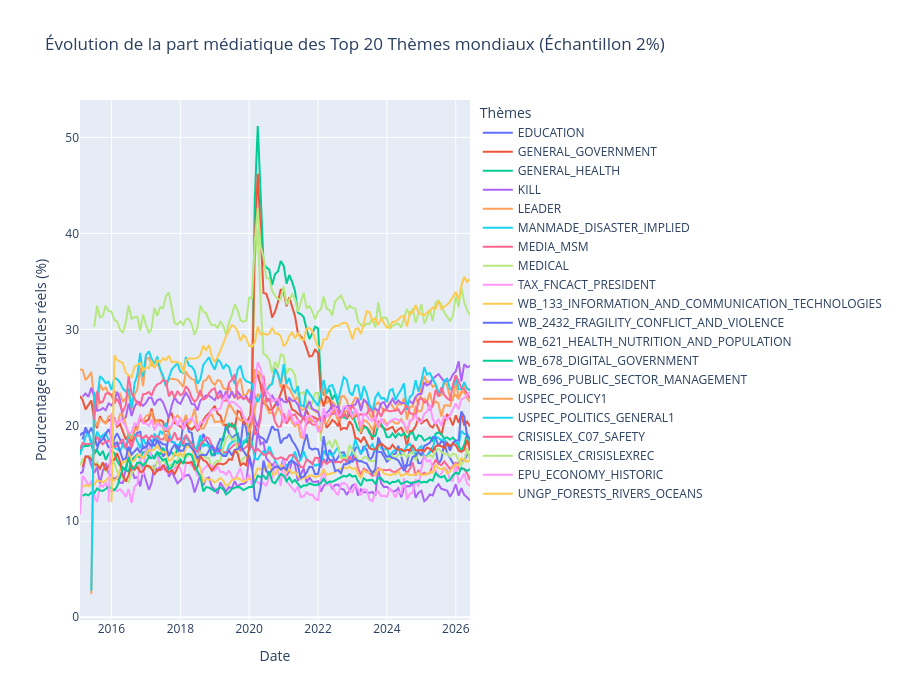

Notebook code cell kept with this figure:
### Code cell
!pip install plotly --quiet
!pip install --upgrade nbformat
import plotly.express as px

print("Calcul de l'évolution temporelle (Version Exacte avec dédoublonnage)...")

df_time_series = con.execute("""
    -- 1. On isole d'abord notre échantillon de 2% pour ne pas saturer la RAM
    WITH base_sample AS (
        SELECT 
            GKGRECORDID,
            SUBSTRING(CAST(DATE AS VARCHAR), 1, 4) || '-' || SUBSTRING(CAST(DATE AS VARCHAR), 5, 2) AS mois,
            EnhancedThemes
        FROM gkg_clean
        WHERE hash(GKGRECORDID) % 50 = 0
    ),
    -- 2. On compte le vrai total d'articles par mois sur cet échantillon
    monthly_totals AS (
        SELECT mois, COUNT(GKGRECORDID) as total_articles
        FROM base_sample
        GROUP BY mois
    ),
    -- 3. LE CORRECTIF EST ICI : On éclate ET on dédoublonne par article (DISTINCT)
    article_themes AS (
        SELECT DISTINCT 
            GKGRECORDID, 
            mois, 
            split_part(TRIM(theme_raw), ',', 1) AS theme
        FROM (
            SELECT GKGRECORDID, mois, UNNEST(string_split(EnhancedThemes, ';')) AS theme_raw
            FROM base_sample
        )
        WHERE theme_raw IS NOT NULL AND theme_raw != ''
    ),
    -- 4. On trouve les 20 plus gros thèmes (un article = 1 vote max pour un thème)
    top_20_themes AS (
        SELECT theme, COUNT(GKGRECORDID) as total
        FROM article_themes
        GROUP BY theme
        ORDER BY total DESC
        LIMIT 20
    ),
    -- 5. On compte combien d'articles mentionnent chaque thème par mois
    theme_monthly_counts AS (
        SELECT mois, theme, COUNT(GKGRECORDID) as theme_articles
        FROM article_themes
        WHERE theme IN (SELECT theme FROM top_20_themes)
        GROUP BY mois, theme
    )
    -- 6. Calcul final du pourcentage pur
    SELECT 
        t.mois, 
        t.theme, 
        ROUND((t.theme_articles * 100.0) / m.total_articles, 2) AS pct_articles
    FROM theme_monthly_counts t
    JOIN monthly_totals m ON t.mois = m.mois
    WHERE length(t.mois) = 7
    ORDER BY t.mois ASC, t.theme ASC
""").df()

# Si tu as choisi l'affichage Web statique car Plotly plantait dans Jupyter :
fig = px.line(
    df_time_series, 
    x="mois", 
    y="pct_articles", 
    color="theme",
    title="Évolution de la part médiatique des Top 20 Thèmes mondiaux (Échantillon 2%)",
    labels={"mois": "Mois", "pct_articles": "% d'articles mentionnant le thème", "theme": "Thèmes GDELT"},
    render_mode="svg" # <-- Garde cette ligne si tu avais l'erreur WebGL
)

fig.update_layout(
    xaxis_title="Date",
    yaxis_title="Pourcentage d'articles réels (%)",
    hovermode="x unified", 
    legend_title="Thèmes",
    height=700
)

fig.show()

### Figure 1 — Plotly figure (JSON) as saved in the notebook; plotly's stock layout.template omitted (floating-point values rounded to 4 significant figures; data arrays with more than 128 entries replaced by an {"elided": "..."} marker saying what was removed)
{"data": [{"hovertemplate": "Thèmes GDELT=EDUCATION<br>Mois=%{x}<br>% d'articles mentionnant le thème=%{y}<extra></extra>", "legendgroup": "EDUCATION", "line": {"color": "#636efa", "dash": "solid"}, "marker": {"symbol": "circle"}, "mode": "lines", "name": "EDUCATION", "orientation": "v", "showlegend": true, "type": "scatter", "x": {"elided": "137 str values"}, "xaxis": "x", "y": {"elided": "137 float values"}, "yaxis": "y"}, {"hovertemplate": "Thèmes GDELT=GENERAL_GOVERNMENT<br>Mois=%{x}<br>% d'articles mentionnant le thème=%{y}<extra></extra>", "legendgroup": "GENERAL_GOVERNMENT", "line": {"color": "#EF553B", "dash": "solid"}, "marker": {"symbol": "circle"}, "mode": "lines", "name": "GENERAL_GOVERNMENT", "orientation": "v", "showlegend": true, "type": "scatter", "x": {"elided": "137 str values"}, "xaxis": "x", "y": {"elided": "137 float values"}, "yaxis": "y"}, {"hovertemplate": "Thèmes GDELT=GENERAL_HEALTH<br>Mois=%{x}<br>% d'articles mentionnant le thème=%{y}<extra></extra>", "legendgroup": "GENERAL_HEALTH", "line": {"color": "#00cc96", "dash": "solid"}, "marker": {"symbol": "circle"}, "mode": "lines", "name": "GENERAL_HEALTH", "orientation": "v", "showlegend": true, "type": "scatter", "x": {"elided": "137 str values"}, "xaxis": "x", "y": {"elided": "137 float values"}, "yaxis": "y"}, {"hovertemplate": "Thèmes GDELT=KILL<br>Mois=%{x}<br>% d'articles mentionnant le thème=%{y}<extra></extra>", "legendgroup": "KILL", "line": {"color": "#ab63fa", "dash": "solid"}, "marker": {"symbol": "circle"}, "mode": "lines", "name": "KILL", "orientation": "v", "showlegend": true, "type": "scatter", "x": {"elided": "137 str values"}, "xaxis": "x", "y": {"elided": "137 float values"}, "yaxis": "y"}, {"hovertemplate": "Thèmes GDELT=LEADER<br>Mois=%{x}<br>% d'articles mentionnant le thème=%{y}<extra></extra>", "legendgroup": "LEADER", "line": {"color": "#FFA15A", "dash": "solid"}, "marker": {"symbol": "circle"}, "mode": "lines", "name": "LEADER", "orientation": "v", "showlegend": true, "type": "scatter", "x": {"elided": "137 str values"}, "xaxis": "x", "y": {"elided": "137 float values"}, "yaxis": "y"}, {"hovertemplate": "Thèmes GDELT=MANMADE_DISASTER_IMPLIED<br>Mois=%{x}<br>% d'articles mentionnant le thème=%{y}<extra></extra>", "legendgroup": "MANMADE_DISASTER_IMPLIED", "line": {"color": "#19d3f3", "dash": "solid"}, "marker": {"symbol": "circle"}, "mode": "lines", "name": "MANMADE_DISASTER_IMPLIED", "orientation": "v", "showlegend": true, "type": "scatter", "x": {"elided": "137 str values"}, "xaxis": "x", "y": {"elided": "137 float values"}, "yaxis": "y"}, {"hovertemplate": "Thèmes GDELT=MEDIA_MSM<br>Mois=%{x}<br>% d'articles mentionnant le thème=%{y}<extra></extra>", "legendgroup": "MEDIA_MSM", "line": {"color": "#FF6692", "dash": "solid"}, "marker": {"symbol": "circle"}, "mode": "lines", "name": "MEDIA_MSM", "orientation": "v", "showlegend": true, "type": "scatter", "x": {"elided": "137 str values"}, "xaxis": "x", "y": {"elided": "137 float values"}, "yaxis": "y"}, {"hovertemplate": "Thèmes GDELT=MEDICAL<br>Mois=%{x}<br>% d'articles mentionnant le thème=%{y}<extra></extra>", "legendgroup": "MEDICAL", "line": {"color": "#B6E880", "dash": "solid"}, "marker": {"symbol": "circle"}, "mode": "lines", "name": "MEDICAL", "orientation": "v", "showlegend": true, "type": "scatter", "x": {"elided": "137 str values"}, "xaxis": "x", "y": {"elided": "137 float values"}, "yaxis": "y"}, {"hovertemplate": "Thèmes GDELT=TAX_FNCACT_PRESIDENT<br>Mois=%{x}<br>% d'articles mentionnant le thème=%{y}<extra></extra>", "legendgroup": "TAX_FNCACT_PRESIDENT", "line": {"color": "#FF97FF", "dash": "solid"}, "marker": {"symbol": "circle"}, "mode": "lines", "name": "TAX_FNCACT_PRESIDENT", "orientation": "v", "showlegend": true, "type": "scatter", "x": {"elided": "137 str values"}, "xaxis": "x", "y": {"elided": "137 float values"}, "yaxis": "y"}, {"hovertemplate": "Thèmes GDELT=WB_133_INFORMATION_AND_COMMUNICATION_TECHNOLOGIES<br>Mois=%{x}<br>% d'articles mentionnant le thème=%{y}<extra></extra>", "legendgroup": "WB_133_INFORMATION_AND_COMMUNICATION_TECHNOLOGIES", "line": {"color": "#FECB52", "dash": "solid"}, "marker": {"symbol": "circle"}, "mode": "lines", "name": "WB_133_INFORMATION_AND_COMMUNICATION_TECHNOLOGIES", "orientation": "v", "showlegend": true, "type": "scatter", "x": {"elided": "136 str values"}, "xaxis": "x", "y": {"elided": "136 float values"}, "yaxis": "y"}, {"hovertemplate": "Thèmes GDELT=WB_2432_FRAGILITY_CONFLICT_AND_VIOLENCE<br>Mois=%{x}<br>% d'articles mentionnant le thème=%{y}<extra></extra>", "legendgroup": "WB_2432_FRAGILITY_CONFLICT_AND_VIOLENCE", "line": {"color": "#636efa", "dash": "solid"}, "marker": {"symbol": "circle"}, "mode": "lines", "name": "WB_2432_FRAGILITY_CONFLICT_AND_VIOLENCE", "orientation": "v", "showlegend": true, "type": "scatter", "x": {"elided": "136 str values"}, "xaxis": "x", "y": {"elided": "136 float values"}, "yaxis": "y"}, {"hovertemplate": "Thèmes GDELT=WB_621_HEALTH_NUTRITION_AND_POPULATION<br>Mois=%{x}<br>% d'articles mentionnant le thème=%{y}<extra></extra>", "legendgroup": "WB_621_HEALTH_NUTRITION_AND_POPULATION", "line": {"color": "#EF553B", "dash": "solid"}, "marker": {"symbol": "circle"}, "mode": "lines", "name": "WB_621_HEALTH_NUTRITION_AND_POPULATION", "orientation": "v", "showlegend": true, "type": "scatter", "x": {"elided": "136 str values"}, "xaxis": "x", "y": {"elided": "136 float values"}, "yaxis": "y"}, {"hovertemplate": "Thèmes GDELT=WB_678_DIGITAL_GOVERNMENT<br>Mois=%{x}<br>% d'articles mentionnant le thème=%{y}<extra></extra>", "legendgroup": "WB_678_DIGITAL_GOVERNMENT", "line": {"color": "#00cc96", "dash": "solid"}, "marker": {"symbol": "circle"}, "mode": "lines", "name": "WB_678_DIGITAL_GOVERNMENT", "orientation": "v", "showlegend": true, "type": "scatter", "x": {"elided": "136 str values"}, "xaxis": "x", "y": {"elided": "136 float values"}, "yaxis": "y"}, {"hovertemplate": "Thèmes GDELT=WB_696_PUBLIC_SECTOR_MANAGEMENT<br>Mois=%{x}<br>% d'articles mentionnant le thème=%{y}<extra></extra>", "legendgroup": "WB_696_PUBLIC_SECTOR_MANAGEMENT", "line": {"color": "#ab63fa", "dash": "solid"}, "marker": {"symbol": "circle"}, "mode": "lines", "name": "WB_696_PUBLIC_SECTOR_MANAGEMENT", "orientation": "v", "showlegend": true, "type": "scatter", "x": {"elided": "136 str values"}, "xaxis": "x", "y": {"elided": "136 float values"}, "yaxis": "y"}, {"hovertemplate": "Thèmes GDELT=USPEC_POLICY1<br>Mois=%{x}<br>% d'articles mentionnant le thème=%{y}<extra></extra>", "legendgroup": "USPEC_POLICY1", "line": {"color": "#FFA15A", "dash": "solid"}, "marker": {"symbol": "circle"}, "mode": "lines", "name": "USPEC_POLICY1", "orientation": "v", "showlegend": true, "type": "scatter", "x": {"elided": "133 str values"}, "xaxis": "x", "y": {"elided": "133 float values"}, "yaxis": "y"}, {"hovertemplate": "Thèmes GDELT=USPEC_POLITICS_GENERAL1<br>Mois=%{x}<br>% d'articles mentionnant le thème=%{y}<extra></extra>", "legendgroup": "USPEC_POLITICS_GENERAL1", "line": {"color": "#19d3f3", "dash": "solid"}, "marker": {"symbol": "circle"}, "mode": "lines", "name": "USPEC_POLITICS_GENERAL1", "orientation": "v", "showlegend": true, "type": "scatter", "x": {"elided": "133 str values"}, "xaxis": "x", "y": {"elided": "133 float values"}, "yaxis": "y"}, {"hovertemplate": "Thèmes GDELT=CRISISLEX_C07_SAFETY<br>Mois=%{x}<br>% d'articles mentionnant le thème=%{y}<extra></extra>", "legendgroup": "CRISISLEX_C07_SAFETY", "line": {"color": "#FF6692", "dash": "solid"}, "marker": {"symbol": "circle"}, "mode": "lines", "name": "CRISISLEX_C07_SAFETY", "orientation": "v", "showlegend": true, "type": "scatter", "x": {"elided": "132 str values"}, "xaxis": "x", "y": {"elided": "132 float values"}, "yaxis": "y"}, {"hovertemplate": "Thèmes GDELT=CRISISLEX_CRISISLEXREC<br>Mois=%{x}<br>% d'articles mentionnant le thème=%{y}<extra></extra>", "legendgroup": "CRISISLEX_CRISISLEXREC", "line": {"color": "#B6E880", "dash": "solid"}, "marker": {"symbol": "circle"}, "mode": "lines", "name": "CRISISLEX_CRISISLEXREC", "orientation": "v", "showlegend": true, "type": "scatter", "x": {"elided": "132 str values"}, "xaxis": "x", "y": {"elided": "132 float values"}, "yaxis": "y"}, {"hovertemplate": "Thèmes GDELT=EPU_ECONOMY_HISTORIC<br>Mois=%{x}<br>% d'articles mentionnant le thème=%{y}<extra></extra>", "legendgroup": "EPU_ECONOMY_HISTORIC", "line": {"color": "#FF97FF", "dash": "solid"}, "marker": {"symbol": "circle"}, "mode": "lines", "name": "EPU_ECONOMY_HISTORIC", "orientation": "v", "showlegend": true, "type": "scatter", "x": ["2015-12", "2016-01", "2016-02", "2016-03", "2016-04", "2016-05", "2016-06", "2016-07", "2016-08", "2016-09", "2016-10", "2016-11", "2016-12", "2017-01", "2017-02", "2017-03", "2017-04", "2017-05", "2017-06", "2017-07", "2017-08", "2017-09", "2017-10", "2017-11", "2017-12", "2018-01", "2018-02", "2018-03", "2018-04", "2018-05", "2018-06", "2018-07", "2018-08", "2018-09", "2018-10", "2018-11", "2018-12", "2019-01", "2019-02", "2019-03", "2019-04", "2019-05", "2019-06", "2019-07", "2019-08", "2019-09", "2019-10", "2019-11", "2019-12", "2020-01", "2020-02", "2020-03", "2020-04", "2020-05", "2020-06", "2020-07", "2020-08", "2020-09", "2020-10", "2020-11", "2020-12", "2021-01", "2021-02", "2021-03", "2021-04", "2021-05", "2021-06", "2021-07", "2021-08", "2021-09", "2021-10", "2021-11", "2021-12", "2022-01", "2022-02", "2022-03", "2022-04", "2022-05", "2022-06", "2022-07", "2022-08", "2022-09", "2022-10", "2022-11", "2022-12", "2023-01", "2023-02", "2023-03", "2023-04", "2023-05", "2023-06", "2023-07", "2023-08", "2023-09", "2023-10", "2023-11", "2023-12", "2024-01", "2024-02", "2024-03", "2024-04", "2024-05", "2024-06", "2024-07", "2024-08", "2024-09", "2024-10", "2024-11", "2024-12", "2025-01", "2025-02", "2025-03", "2025-04", "2025-05", "2025-06", "2025-07", "2025-08", "2025-09", "2025-10", "2025-11", "2025-12", "2026-01", "2026-02", "2026-03", "2026-04", "2026-05", "2026-06"], "xaxis": "x", "y": [12.04, 21.28, 20.58, 20.02, 20.6, 20.34, 19.88, 19.26, 19.23, 20.22, 19.97, 21.13, 20.19, 20.22, 19.94, 20.6, 19.46, 20.16, 19.96, 19.86, 19.53, 19.89, 19.93, 20.88, 19.94, 20.8, 19.59, 20.46, 20.53, 20.8, 20.3, 19.55, 20.34, 20.3, 20.76, 21.06, 21.65, 21.62, 21.61, 21.75, 22.76, 23.18, 22.28, 22.45, 22.37, 22.04, 21.8, 20.96, 20.47, 20.26, 21.19, 23.87, 26.55, 25.9, 24.38, 23.52, 23.26, 22.54, 22.61, 22.77, 22.17, 20.37, 20.58, 21.64, 20.85, 20.06, 20.5, 19.91, 18.7, 20.82, 21.03, 20.77, 20.41, 19.36, 19.67, 21.79, 20.92, 21.1, 21.61, 21.83, 20.9, 21.15, 21.97, 21.99, 21.5, 20.87, 21.73, 21.19, 19.8, 21.23, 21.01, 20.62, 20.47, 20.91, 19.87, 20.73, 20.23, 19.93, 20.42, 20.59, 20.67, 20.54, 20.44, 20.18, 19.51, 20.53, 20.58, 21.1, 20.39, 20.35, 21.21, 21.41, 22.14, 20.68, 20.12, 20.66, 19.95, 20.99, 20.61, 21.06, 21.64, 22.28, 21.67, 22.69, 22.84, 23.18, 23.46], "yaxis": "y"}, {"hovertemplate": "Thèmes GDELT=UNGP_FORESTS_RIVERS_OCEANS<br>Mois=%{x}<br>% d'articles mentionnant le thème=%{y}<extra></extra>", "legendgroup": "UNGP_FORESTS_RIVERS_OCEANS", "line": {"color": "#FECB52", "dash": "solid"}, "marker": {"symbol": "circle"}, "mode": "lines", "name": "UNGP_FORESTS_RIVERS_OCEANS", "orientation": "v", "showlegend": true, "type": "scatter", "x": ["2016-01", "2016-02", "2016-03", "2016-04", "2016-05", "2016-06", "2016-07", "2016-08", "2016-09", "2016-10", "2016-11", "2016-12", "2017-01", "2017-02", "2017-03", "2017-04", "2017-05", "2017-06", "2017-07", "2017-08", "2017-09", "2017-10", "2017-11", "2017-12", "2018-01", "2018-02", "2018-03", "2018-04", "2018-05", "2018-06", "2018-07", "2018-08", "2018-09", "2018-10", "2018-11", "2018-12", "2019-01", "2019-02", "2019-03", "2019-04", "2019-05", "2019-06", "2019-07", "2019-08", "2019-09", "2019-10", "2019-11", "2019-12", "2020-01", "2020-02", "2020-03", "2020-04", "2020-05", "2020-06", "2020-07", "2020-08", "2020-09", "2020-10", "2020-11", "2020-12", "2021-01", "2021-02", "2021-03", "2021-04", "2021-05", "2021-06", "2021-07", "2021-08", "2021-09", "2021-10", "2021-11", "2021-12", "2022-01", "2022-02", "2022-03", "2022-04", "2022-05", "2022-06", "2022-07", "2022-08", "2022-09", "2022-10", "2022-11", "2022-12", "2023-01", "2023-02", "2023-03", "2023-04", "2023-05", "2023-06", "2023-07", "2023-08", "2023-09", "2023-10", "2023-11", "2023-12", "2024-01", "2024-02", "2024-03", "2024-04", "2024-05", "2024-06", "2024-07", "2024-08", "2024-09", "2024-10", "2024-11", "2024-12", "2025-01", "2025-02", "2025-03", "2025-04", "2025-05", "2025-06", "2025-07", "2025-08", "2025-09", "2025-10", "2025-11", "2025-12", "2026-01", "2026-02", "2026-03", "2026-04", "2026-05", "2026-06"], "xaxis": "x", "y": [11.98, 27.29, 26.8, 26.62, 26.48, 25.45, 25.19, 24.99, 26.12, 26.33, 26.49, 25.69, 26.04, 25.94, 26.69, 26.01, 26.79, 26.57, 26.99, 26.8, 27.27, 26.58, 26.64, 26.55, 26.43, 25.46, 26.8, 26.99, 26.94, 26.97, 27.02, 27.31, 28.28, 27.83, 28.38, 27.13, 26.57, 27.16, 27.75, 28.51, 29.3, 29.87, 30.46, 30.24, 29.78, 28.79, 29.41, 29.07, 28.28, 28.22, 28.68, 30.28, 29.46, 29.55, 29.44, 29.53, 30.18, 29.59, 29.55, 29.28, 28.24, 28.59, 29.26, 29.71, 29.06, 29.66, 29.03, 28.9, 30.05, 30.14, 29.85, 28.93, 28.19, 27.93, 28.95, 28.96, 29.72, 30.14, 30.37, 30.35, 30.57, 30.68, 30.62, 29.92, 28.95, 30.02, 30.11, 29.52, 30.61, 31.88, 31.77, 30.84, 31.17, 30.47, 31.16, 30.72, 30.19, 30.25, 30.8, 30.8, 31.04, 31.33, 31.39, 30.28, 31.78, 31.72, 32.53, 31.73, 31.58, 31.47, 31.74, 31.92, 32.28, 32.16, 32.98, 32.11, 32.38, 32.56, 32.89, 33.33, 33.9, 33.09, 34.53, 35.49, 34.93, 35.25], "yaxis": "y"}], "layout": {"height": 700, "hovermode": "x unified", "legend": {"title": {"text": "Thèmes"}, "tracegroupgap": 0}, "title": {"text": "Évolution de la part médiatique des Top 20 Thèmes mondiaux (Échantillon 2%)"}, "xaxis": {"anchor": "y", "domain": [0, 1], "title": {"text": "Date"}}, "yaxis": {"anchor": "x", "domain": [0, 1], "title": {"text": "Pourcentage d'articles réels (%)"}}}}
